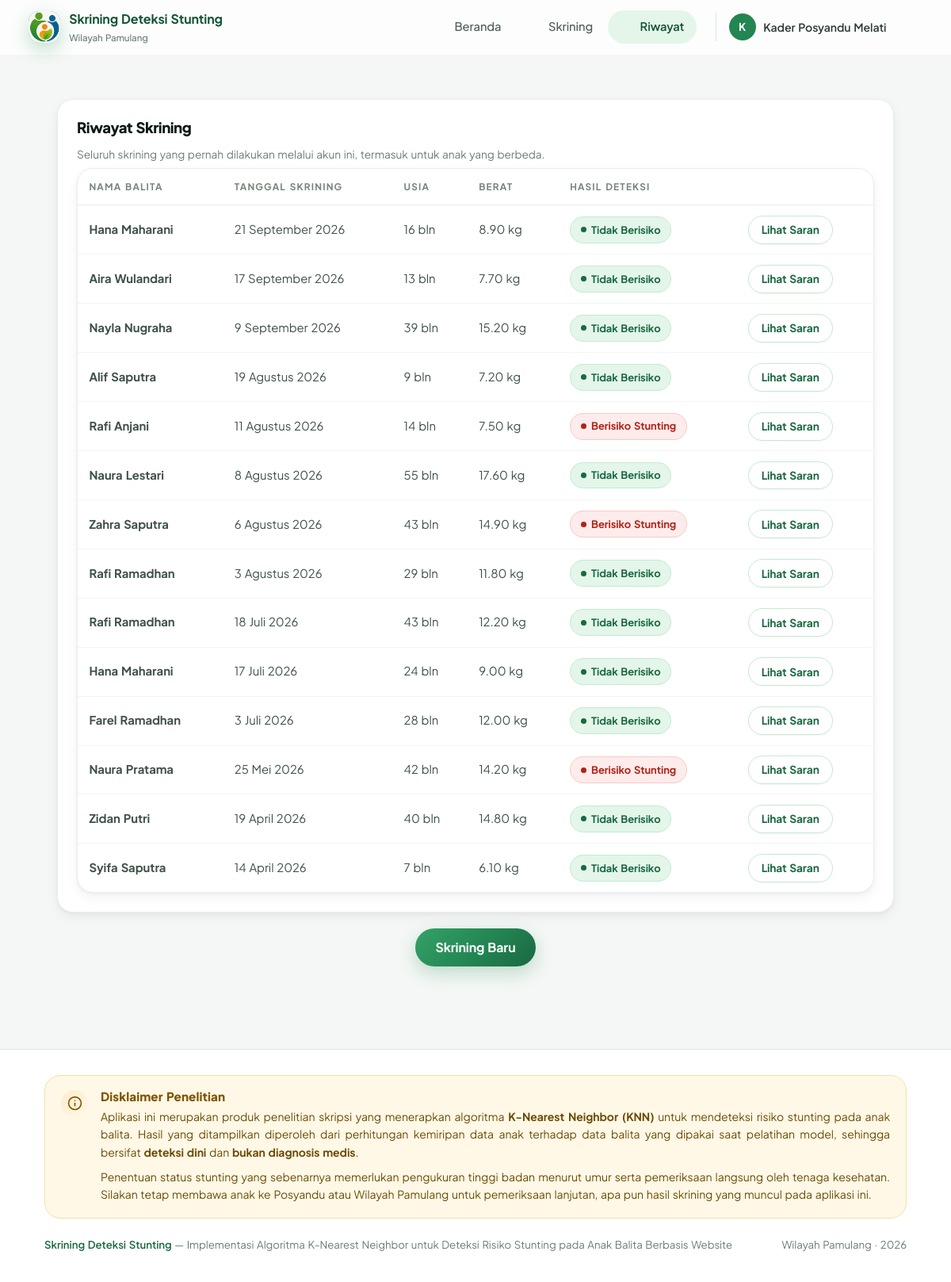
Page /web/user/riwayat.php (signed in) on the committed database.
### tables this page shows
CREATE TABLE skrining (
    id                INT AUTO_INCREMENT PRIMARY KEY,
    balita_id         INT      NOT NULL,
    pengguna_id       INT      NOT NULL,

     
    p4072_anak        INT      NOT NULL COMMENT 'Umur balita dalam bulan (0-59)',
    p1509             DECIMAL(5,2) NOT NULL COMMENT 'Berat badan balita dalam kg',
    mpasi_diversity   TINYINT  NOT NULL COMMENT 'Pola pemberian makan MP-ASI: jumlah kelompok makanan 0-8',
    p916c             TINYINT  NOT NULL COMMENT 'Anemia: 0=tidak, 1=ya',
    p404_anak         TINYINT  NOT NULL COMMENT 'Jenis kelamin: 0=laki-laki, 1=perempuan',
    p501              TINYINT  NOT NULL COMMENT 'Kualitas air minum, kode nominal: 1,2,4,5',
    p810              TINYINT  NOT NULL COMMENT 'Tuberkulosis, kode nominal: 1,2,3 (3=tidak pernah)',
    detail_makanan    VARCHAR(255) DEFAULT NULL COMMENT 'JSON centang kelompok makanan',

     
    hasil             TINYINT  NOT NULL COMMENT '0=tidak berisiko, 1=berisiko',
    probabilitas      DECIMAL(5,4) NOT NULL COMMENT 'Peluang kelas berisiko',
    tetangga_berisiko TINYINT  DEFAULT NULL COMMENT 'Jumlah dari 41 tetangga terdekat',
    saran             TEXT     DEFAULT NULL,

    tanggal_skrining  DATETIME DEFAULT CURRENT_TIMESTAMP,
    CONSTRAINT fk_skrining_balita FOREIGN KEY (balita_id)
        REFERENCES balita(id) ON DELETE CASCADE ON UPDATE CASCADE,
    CONSTRAINT fk_skrining_pengguna FOREIGN KEY (pengguna_id)
        REFERENCES pengguna(id) ON DELETE CASCADE ON UPDATE CASCADE,
    KEY idx_skrining_hasil (hasil),
    KEY idx_skrining_tanggal (tanggal_skrining)
);

CREATE TABLE balita (
    id            INT AUTO_INCREMENT PRIMARY KEY,
    pengguna_id   INT          NOT NULL,
    nama_balita   VARCHAR(100) NOT NULL,
    nama_ibu      VARCHAR(100) NOT NULL,
    nama_ayah     VARCHAR(100) NOT NULL,
    no_wa         VARCHAR(20)  NOT NULL,
    tanggal_lahir DATE         NOT NULL,
    jenis_kelamin TINYINT      NOT NULL COMMENT '0=laki-laki, 1=perempuan -> dipetakan ke P404_anak',
    kelurahan     VARCHAR(60)  NOT NULL,
    rw            CHAR(3)      NOT NULL,
    rt            CHAR(3)      NOT NULL,
    created_at    TIMESTAMP DEFAULT CURRENT_TIMESTAMP,
    CONSTRAINT fk_balita_pengguna FOREIGN KEY (pengguna_id)
        REFERENCES pengguna(id) ON DELETE CASCADE ON UPDATE CASCADE,
    KEY idx_balita_pengguna (pengguna_id)
);

### web/helpers/fungsi.php (called while the page is built, shortened)
<?php
function e(?string $teks): string
{
    return htmlspecialchars($teks ?? '', ENT_QUOTES, 'UTF-8');
}
function formatTanggal(string $tanggal): string
{
    $bulan = [1=>'Januari','Februari','Maret','April','Mei','Juni','Juli',
              'Agustus','September','Oktober','November','Desember'];
    $t = new DateTime($tanggal);
    return $t->format('j') . ' ' . $bulan[(int)$t->format('n')] . ' ' . $t->format('Y');
}

### web/user/riwayat.php (the view, shortened to what this page needs)
<?php
require_once __DIR__ . '/../helpers/layout.php';
$stmt = $pdo->prepare(
    'SELECT s.id, s.hasil, s.tanggal_skrining, s.p4072_anak, s.p1509,
            b.nama_balita
     FROM skrining s JOIN balita b ON b.id = s.balita_id
     WHERE s.pengguna_id = ?
     ORDER BY s.tanggal_skrining DESC'
);
$stmt->execute([$_SESSION['pengguna_id']]);
$daftar = $stmt->fetchAll();
?>
<div class="wadah">
    <div class="kartu">
        <h2>Riwayat Skrining</h2>
        <p class="bantuan">Seluruh skrining yang pernah dilakukan melalui akun ini,
           termasuk untuk anak yang berbeda.</p>
        <?php if (!$daftar): ?>
            <div class="alert alert-info">
                Belum ada riwayat skrining. <a href="skrining.php">Mulai skrining pertama Anda</a>.
            </div>
        <?php else: ?>
            <div class="tabel-bungkus">
                <table>
                    <thead>
                        <tr>
                            <th>Nama Balita</th>
                            <th>Tanggal Skrining</th>
                            <th>Usia</th>
                            <th>Berat</th>
                            <th>Hasil Deteksi</th>
                            <th></th>
                        </tr>
                    </thead>
                    <tbody>
                    <?php foreach ($daftar as $r): ?>
                        <tr>
                            <td><strong><?= e($r['nama_balita']) ?></strong></td>
                            <td><?= formatTanggal($r['tanggal_skrining']) ?></td>
                            <td><?= (int)$r['p4072_anak'] ?> bln</td>
                            <td><?= e($r['p1509']) ?> kg</td>
                            <td>
                                <span class="lencana <?= $r['hasil'] ? 'lencana-risiko' : 'lencana-aman' ?>">
                                    <?= $r['hasil'] ? 'Berisiko Stunting' : 'Tidak Berisiko' ?>
                                </span>
                            </td>
                            <td>
                                <a class="tombol tombol-kecil tombol-putih"
                                   href="hasil.php?id=<?= (int)$r['id'] ?>">Lihat Saran</a>
                            </td>
                        </tr>
                    <?php endforeach; ?>
                    </tbody>
                </table>
            </div>
        <?php endif; ?>
    </div>
    <div style="text-align:center">
        <a href="skrining.php" class="tombol">Skrining Baru</a>
    </div>
</div>

### web/assets/css/style.css (style rules this page uses)
:root { --hijau-50: #f2fbf5; --hijau-100: #e3f6e9; --hijau-200: #c4ead0; --hijau-300: #96d9ad; --hijau-400: #5fc084; --hijau-500: #33a266; --hijau-600: #238552; --hijau-700: #1a6842; --hijau-800: #145235; --putih: #ffffff; --abu-25: #fbfdfc; --abu-50: #f6f9f7; --abu-100: #edf2ef; --abu-200: #dde6e1; --abu-300: #c3d1c9; --abu-400: #93a69b; --abu-500: #6b7d73; --abu-600: #4d5c54; --abu-700: #2f3b35; --abu-900: #16201a; --merah-bg: #fdeceb; --merah-br: #f6c9c5; --merah-tx: #b32218; --merah-500: #d24437; --kuning-bg: #fff8e6; --kuning-br: #f2e0ac; --kuning-tx: #7d5600; --biru-bg: #eaf2fd; --biru-tx: #1d4e89; --r-sm: 8px; --r-md: 12px; --r-lg: 16px; --r-xl: 22px; --bayangan-xs: 0 1px 2px rgba(20, 82, 53, .06); --bayangan-sm: 0 1px 2px rgba(20, 82, 53, .05), 0 2px 6px rgba(20, 82, 53, .05); --bayangan-md: 0 2px 4px rgba(20, 82, 53, .05), 0 8px 20px rgba(20, 82, 53, .07); --bayangan-lg: 0 4px 8px rgba(20, 82, 53, .06), 0 18px 40px rgba(20, 82, 53, .12); --bayangan-xl: 0 8px 16px rgba(20, 82, 53, .08), 0 32px 64px rgba(20, 82, 53, .18); --transisi: 160ms cubic-bezier(.4, 0, .2, 1); }
*, *::before, *::after { box-sizing: border-box; }
html { -webkit-text-size-adjust: 100%; scroll-behavior: smooth; }
body { margin: 0; font-family: "Segoe UI", system-ui, -apple-system, "Helvetica Neue", Roboto, Arial, sans-serif; background: var(--abu-50); color: var(--abu-700); line-height: 1.65; font-size: 16px; -webkit-font-smoothing: antialiased; text-rendering: optimizeLegibility; }
h1, h2, h3, h4 { color: var(--hijau-800); line-height: 1.25; letter-spacing: -.011em; font-weight: 700; }
a { color: var(--hijau-600); text-decoration-thickness: 1px; text-underline-offset: 2px; }
.wadah { max-width: 1120px; margin: 0 auto; padding: 1.75rem 1.25rem 4rem; }
.kartu { background: var(--putih); border: 1px solid var(--abu-200); border-radius: var(--r-lg); padding: 1.5rem; box-shadow: var(--bayangan-sm); margin-bottom: 1.25rem; transition: box-shadow var(--transisi), border-color var(--transisi); }
.kartu h2 { margin-top: 0; margin-bottom: .6rem; font-size: 1.16rem; display: flex; align-items: center; gap: .55rem; }
.bantuan { font-weight: 400; color: var(--abu-500); font-size: .855rem; display: block; margin-bottom: .4rem; line-height: 1.5; }
.tombol { display: inline-flex; align-items: center; justify-content: center; gap: .5rem; border: none; cursor: pointer; background: linear-gradient(180deg, var(--hijau-500), var(--hijau-600)); color: var(--putih); padding: .72rem 1.5rem; border-radius: 999px; font-size: 1rem; font-weight: 600; font-family: inherit; line-height: 1.4; text-decoration: none; box-shadow: var(--bayangan-sm); transition: transform var(--transisi), box-shadow var(--transisi), filter var(--transisi); }
.tombol-kecil { padding: .42rem .9rem; font-size: .86rem; }
.tombol-putih { background: var(--putih); color: var(--hijau-700); border: 1.5px solid var(--hijau-300); }
.tabel-bungkus { overflow-x: auto; border: 1px solid var(--abu-200); border-radius: var(--r-md); background: var(--putih); }
table { width: 100%; border-collapse: collapse; font-size: .93rem; }
thead th { background: var(--hijau-50); color: var(--hijau-800); text-align: left; padding: .78rem .9rem; font-weight: 600; font-size: .86rem; letter-spacing: .015em; text-transform: uppercase; border-bottom: 1px solid var(--hijau-200); white-space: nowrap; }
tbody td { padding: .78rem .9rem; border-bottom: 1px solid var(--abu-100); vertical-align: middle; }
tbody tr:last-child td { border-bottom: none; }
tbody tr { transition: background var(--transisi); }
.lencana { display: inline-flex; align-items: center; gap: .38rem; padding: .28rem .75rem; border-radius: 999px; font-size: .81rem; font-weight: 600; white-space: nowrap; border: 1px solid transparent; }
.lencana::before { content: ""; width: 7px; height: 7px; border-radius: 50%; background: currentColor; flex: none; }
.lencana-aman { background: var(--hijau-100); color: var(--hijau-700); border-color: var(--hijau-200); }
.lencana-risiko { background: var(--merah-bg); color: var(--merah-tx); border-color: var(--merah-br); }
:root { --lebar-isi: 1720px; --tepi-isi: clamp(1rem, 3vw, 3.5rem); }
body .wadah, body .kaki-isi, body .nav-isi, body .sampul-isi, body .bagian, body .ajakan, body .kaki-publik-isi, body .kepala-isi, body .isi-pengguna { max-width: var(--lebar-isi); padding-left: var(--tepi-isi); padding-right: var(--tepi-isi); }

### rows in the picture
skrining: balita.nama_balita "Hana Maharani", tanggal_skrining "21 September 2026", p4072_anak "16", p1509 "8.90", hasil "Tidak Berisiko"
skrining: balita.nama_balita "Aira Wulandari", tanggal_skrining "17 September 2026", p4072_anak "13", p1509 "7.70", hasil "Tidak Berisiko"
skrining: balita.nama_balita "Nayla Nugraha", tanggal_skrining "9 September 2026", p4072_anak "39", p1509 "15.20", hasil "Tidak Berisiko"
skrining: balita.nama_balita "Alif Saputra", tanggal_skrining "19 Agustus 2026", p4072_anak "9", p1509 "7.20", hasil "Tidak Berisiko"
skrining: balita.nama_balita "Rafi Anjani", tanggal_skrining "11 Agustus 2026", p4072_anak "14", p1509 "7.50", hasil "Berisiko Stunting"
skrining: balita.nama_balita "Naura Lestari", tanggal_skrining "8 Agustus 2026", p4072_anak "55", p1509 "17.60", hasil "Tidak Berisiko"
skrining: balita.nama_balita "Zahra Saputra", tanggal_skrining "6 Agustus 2026", p4072_anak "43", p1509 "14.90", hasil "Berisiko Stunting"
skrining: balita.nama_balita "Rafi Ramadhan", tanggal_skrining "3 Agustus 2026", p4072_anak "29", p1509 "11.80", hasil "Tidak Berisiko"
skrining: balita.nama_balita "Rafi Ramadhan", tanggal_skrining "18 Juli 2026", p4072_anak "43", p1509 "12.20", hasil "Tidak Berisiko"
skrining: balita.nama_balita "Hana Maharani", tanggal_skrining "17 Juli 2026", p4072_anak "24", p1509 "9.00", hasil "Tidak Berisiko"
skrining: balita.nama_balita "Farel Ramadhan", tanggal_skrining "3 Juli 2026", p4072_anak "28", p1509 "12.00", hasil "Tidak Berisiko"
skrining: balita.nama_balita "Naura Pratama", tanggal_skrining "25 Mei 2026", p4072_anak "42", p1509 "14.20", hasil "Berisiko Stunting"
skrining: balita.nama_balita "Zidan Putri", tanggal_skrining "19 April 2026", p4072_anak "40", p1509 "14.80", hasil "Tidak Berisiko"
skrining: balita.nama_balita "Syifa Saputra", tanggal_skrining "14 April 2026", p4072_anak "7", p1509 "6.10", hasil "Tidak Berisiko"

### other values in the picture
NAMA_APP "Skrining Deteksi Stunting"
NAMA_INSTANSI "Wilayah Pamulang"
$teks "Beranda"
$teks "Skrining"
$teks "Riwayat"
$inisial "K"
$nama "Kader Posyandu Melati"
